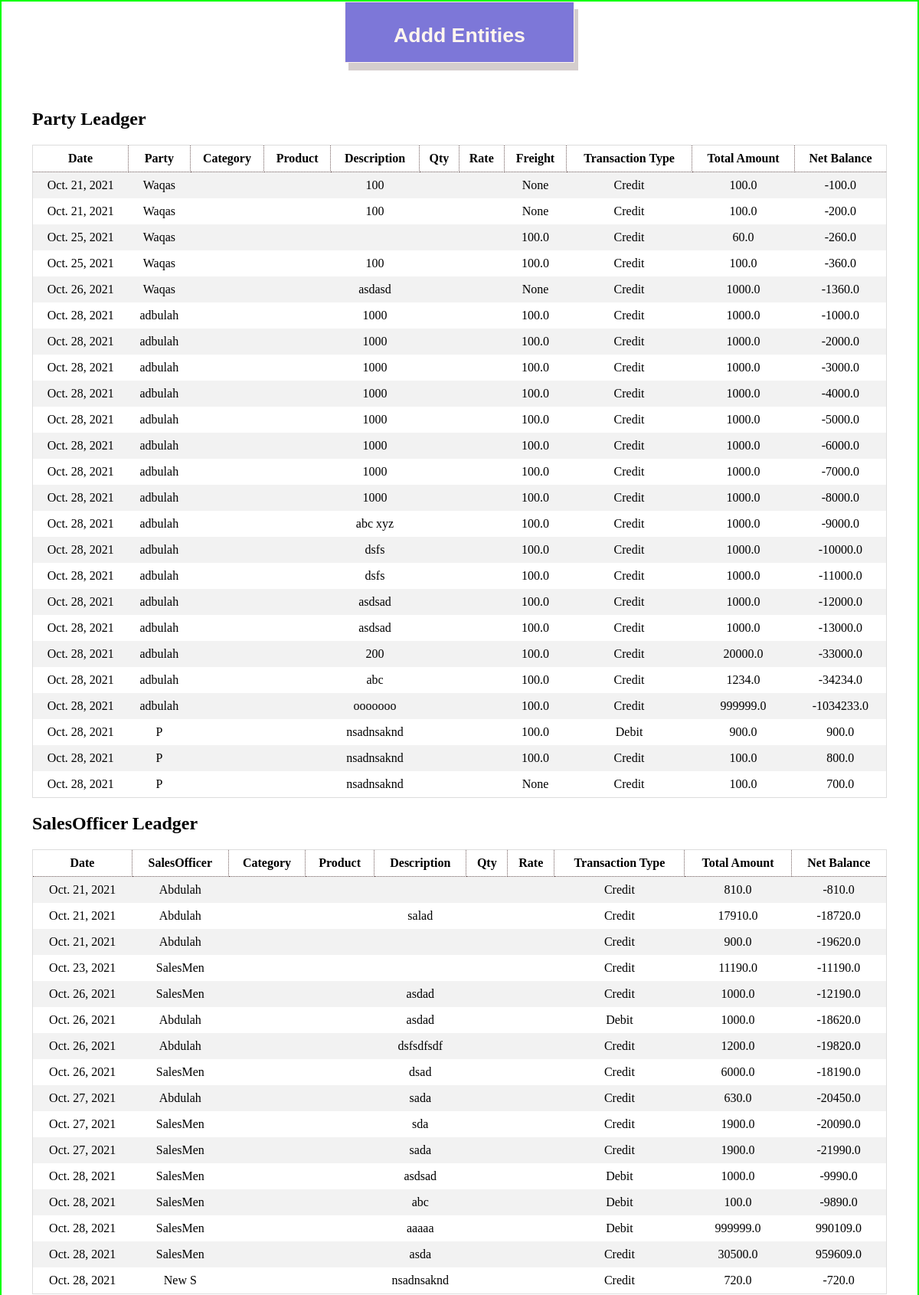
The page /apis/test (upper part) on the database its author committed.
### app/models.py (models this page shows, shortened)
class Ledger(models.Model):
    date = models.DateField(default=timezone.now, blank=True)
    description = models.CharField(max_length=50, null=True)
    transaction_type = models.CharField(max_length=50, choices=(
        ('Debit', 'Debit'), ('Credit', 'Credit')))
    total_amount = models.FloatField(null=True)
    net_balance = models.FloatField(blank=True, default=0.0)

class PartyLedger(Ledger):
    party = models.ForeignKey(Party,on_delete=models.CASCADE)
    sales_officer = models.ForeignKey(SalesOfficer, on_delete=models.CASCADE,null=True,blank=True)
    freight = models.FloatField(blank=True,null=True)

class Ledger(models.Model):
    date = models.DateField(default=timezone.now, blank=True)
    description = models.CharField(max_length=50, null=True)
    transaction_type = models.CharField(max_length=50, choices=(
        ('Debit', 'Debit'), ('Credit', 'Credit')))
    total_amount = models.FloatField(null=True)
    net_balance = models.FloatField(blank=True, default=0.0)

class Party(models.Model):
    ref_id = models.IntegerField(blank=True,null=True)
    name = models.CharField(max_length=30, unique=True)
    email = models.EmailField(max_length=30, unique=True)
    area = models.CharField(max_length=300)
    zone = models.CharField(max_length=300)
    region = models.CharField(max_length=300)
    contact = models.CharField(max_length=13)
    discount = models.ForeignKey(DiscountCategory,on_delete=models.CASCADE)
    sale_officer = models.ForeignKey(SalesOfficer,on_delete=models.CASCADE)
    category = models.ForeignKey(Category,on_delete=models.SET_NULL,null=True)
    creditLimit = models.FloatField()
    salesTarget = models.FloatField()
    opening_Balance = models.FloatField()
    current_Balance = models.FloatField(blank=True, null=True)
    SCI = models.FileField(null=True,blank=True,upload_to='Security Check Images')
    TOR = models.FileField(null=True,blank=True,upload_to='Terms of Recoreds')
    date = models.DateField(default=timezone.now, blank=True)
    def __str__(self):
        return self.name

class SalesOfficerLedger(Ledger):
    sales_officer = models.ForeignKey(SalesOfficer, on_delete=models.CASCADE)
    party_order = models.IntegerField(null=True,blank=True)

class SalesOfficer(models.Model):
    name = models.CharField(max_length=200,unique=True)
    commission = models.FloatField(default=0.0)
    contact = models.CharField(max_length=13)
    opening_Balance = models.FloatField()
    current_Balance = models.FloatField(blank=True, null=True)
    user = models.OneToOneField(User,on_delete=models.CASCADE)
    date = models.DateField(default=timezone.now, blank=True)
    def __str__(self):
        return self.name

### app/views.py (the view)
# urls.py: path('test',views.Test),
def Test(request):
    party = m.PartyLedger.objects.all()
    salesofficer = m.SalesOfficerLedger.objects.all()
    sales = m.SalesLedger.objects.all()
    bank = m.BankLedger.objects.all()
    freight = m.FreightLedger.objects.all()
    discount = m.DiscountLedger.objects.all()
    cleariing = m.ClearingLedger.objects.all()
    cash = m.CashLedger.objects.all()
    incentive = m.IncentiveLedger.objects.all()
    response_dict = {'Party':party,'SalesOfficer':salesofficer,'Sales':sales,'Bank':bank,'Freight':freight
                    ,'Discount':discount,'Cash':cash,'Clearing':cleariing,'Incentive':incentive }
    return render(request,'test.html',response_dict)

### app/models.py (called while the page is built)
    def __str__(self):
        return self.name

### app/templates/test.html (shortened to what this page needs)
<!DOCTYPE html>
<html>
<head>
</head>
<body>
    <div style="width: 100wh;text-align: center;">
        <div>
            <button class='addBtn' onclick="Add()" id='btn'>
                <h1>Addd Entities</h1>
            </button>
        </div>
    </div>
    <div class="container">
        <h2>Party Leadger</h2>
        <div style="overflow-x:auto;">
            <table>
                <tr>
                    <th>Date</th>
                    <th>Party</th>
                    <th>Category</th>
                    <th>Product</th>
                    <th>Description</th>
                    <th>Qty</th>
                    <th>Rate</th>
                    <th>Freight</th>
                    <th>Transaction Type</th>
                    <th>Total Amount</th>
                    <th>Net Balance</th>
                </tr>
                {% for r in Party %}
                <tr>
                    <td>{{r.date}}</td>
                    <td>{{r.party}}</td>
                    <td>{{r.category}}</td>
                    <td>{{r.product}}</td>
                    <td>{{r.description}}</td>
                    <td>{{r.qty}}</td>
                    <td>{{r.rate}}</td>
                    <td>{{r.freight}}</td>
                    <td>{{r.transaction_type}}</td>
                    <td>{{r.total_amount}}</td>
                    <td>{{r.net_balance}}</td>
                </tr>
                {% endfor %}
            </table>
        </div>
        <h2>SalesOfficer Leadger</h2>
        <div style="overflow-x:auto;">
            <table>
                <tr>
                    <th>Date</th>
                    <th>SalesOfficer</th>
                    <th>Category</th>
                    <th>Product</th>
                    <th>Description</th>
                    <th>Qty</th>
                    <th>Rate</th>
                    <th>Transaction Type</th>
                    <th>Total Amount</th>
                    <th>Net Balance</th>
                </tr>
                {% for r in SalesOfficer %}
                <tr>
                    <td>{{r.date}}</td>
                    <td>{{r.sales_officer}}</td>
                    <td>{{r.category}}</td>
                    <td>{{r.product}}</td>
                    <td>{{r.description}}</td>
                    <td>{{r.qty}}</td>
                    <td>{{r.rate}}</td>
                    <td>{{r.transaction_type}}</td>
                    <td>{{r.total_amount}}</td>
                    <td>{{r.net_balance}}</td>
                </tr>
                {% endfor %}
            </table>
        </div>
    </div>
</body>
</html>

### app/templates/test.html (style rules this page uses)
table { border-collapse: collapse; border-spacing: 0; width: 100%; border: 1px solid #ddd; }
th { border: 1px dotted rgb(112, 92, 92); }
th, td { text-align: center; padding: 8px; }
tr:nth-child(even) { background-color: #f2f2f2 }
.addBtn { border: 1px solid; padding: 10px; box-shadow: 5px 10px #d4cdcd; width: 25vw; height: 80px; background-color: rgb(125, 119, 216); color: seashell; font-weight: 600; }
.container { padding: 40px; }
body { border: 2px double rgb(0, 255, 0); margin: 0; padding: 0; }

### rows shown on the page
PartyLedger: date "Oct. 21, 2021", party "Waqas", description "100", freight "None", transaction_type "Credit", total_amount "100.0", net_balance "-100.0"
PartyLedger: date "Oct. 21, 2021", party "Waqas", description "100", freight "None", transaction_type "Credit", total_amount "100.0", net_balance "-200.0"
PartyLedger: date "Oct. 25, 2021", party "Waqas", freight "100.0", transaction_type "Credit", total_amount "60.0", net_balance "-260.0"
PartyLedger: date "Oct. 25, 2021", party "Waqas", description "100", freight "100.0", transaction_type "Credit", total_amount "100.0", net_balance "-360.0"
PartyLedger: date "Oct. 26, 2021", party "Waqas", description "asdasd", freight "None", transaction_type "Credit", total_amount "1000.0", net_balance "-1360.0"
PartyLedger: date "Oct. 28, 2021", party "adbulah", description "1000", freight "100.0", transaction_type "Credit", total_amount "1000.0", net_balance "-1000.0"
PartyLedger: date "Oct. 28, 2021", party "adbulah", description "1000", freight "100.0", transaction_type "Credit", total_amount "1000.0", net_balance "-2000.0"
PartyLedger: date "Oct. 28, 2021", party "adbulah", description "1000", freight "100.0", transaction_type "Credit", total_amount "1000.0", net_balance "-3000.0"
PartyLedger: date "Oct. 28, 2021", party "adbulah", description "1000", freight "100.0", transaction_type "Credit", total_amount "1000.0", net_balance "-4000.0"
PartyLedger: date "Oct. 28, 2021", party "adbulah", description "1000", freight "100.0", transaction_type "Credit", total_amount "1000.0", net_balance "-5000.0"
PartyLedger: date "Oct. 28, 2021", party "adbulah", description "1000", freight "100.0", transaction_type "Credit", total_amount "1000.0", net_balance "-6000.0"
PartyLedger: date "Oct. 28, 2021", party "adbulah", description "1000", freight "100.0", transaction_type "Credit", total_amount "1000.0", net_balance "-7000.0"
PartyLedger: date "Oct. 28, 2021", party "adbulah", description "1000", freight "100.0", transaction_type "Credit", total_amount "1000.0", net_balance "-8000.0"
PartyLedger: date "Oct. 28, 2021", party "adbulah", description "abc xyz", freight "100.0", transaction_type "Credit", total_amount "1000.0", net_balance "-9000.0"
PartyLedger: date "Oct. 28, 2021", party "adbulah", description "dsfs", freight "100.0", transaction_type "Credit", total_amount "1000.0", net_balance "-10000.0"
PartyLedger: date "Oct. 28, 2021", party "adbulah", description "dsfs", freight "100.0", transaction_type "Credit", total_amount "1000.0", net_balance "-11000.0"
PartyLedger: date "Oct. 28, 2021", party "adbulah", description "asdsad", freight "100.0", transaction_type "Credit", total_amount "1000.0", net_balance "-12000.0"
PartyLedger: date "Oct. 28, 2021", party "adbulah", description "asdsad", freight "100.0", transaction_type "Credit", total_amount "1000.0", net_balance "-13000.0"
PartyLedger: date "Oct. 28, 2021", party "adbulah", description "200", freight "100.0", transaction_type "Credit", total_amount "20000.0", net_balance "-33000.0"
PartyLedger: date "Oct. 28, 2021", party "adbulah", description "abc", freight "100.0", transaction_type "Credit", total_amount "1234.0", net_balance "-34234.0"
PartyLedger: date "Oct. 28, 2021", party "adbulah", description "ooooooo", freight "100.0", transaction_type "Credit", total_amount "999999.0", net_balance "-1034233.0"
PartyLedger: date "Oct. 28, 2021", party "P", description "nsadnsaknd", freight "100.0", transaction_type "Debit", total_amount "900.0", net_balance "900.0"
PartyLedger: date "Oct. 28, 2021", party "P", description "nsadnsaknd", freight "100.0", transaction_type "Credit", total_amount "100.0", net_balance "800.0"
PartyLedger: date "Oct. 28, 2021", party "P", description "nsadnsaknd", freight "None", transaction_type "Credit", total_amount "100.0", net_balance "700.0"
SalesOfficerLedger: date "Oct. 21, 2021", sales_officer "Abdulah", transaction_type "Credit", total_amount "810.0", net_balance "-810.0"
SalesOfficerLedger: date "Oct. 21, 2021", sales_officer "Abdulah", description "salad", transaction_type "Credit", total_amount "17910.0", net_balance "-18720.0"
SalesOfficerLedger: date "Oct. 21, 2021", sales_officer "Abdulah", transaction_type "Credit", total_amount "900.0", net_balance "-19620.0"
SalesOfficerLedger: date "Oct. 23, 2021", sales_officer "SalesMen", transaction_type "Credit", total_amount "11190.0", net_balance "-11190.0"
SalesOfficerLedger: date "Oct. 26, 2021", sales_officer "SalesMen", description "asdad", transaction_type "Credit", total_amount "1000.0", net_balance "-12190.0"
SalesOfficerLedger: date "Oct. 26, 2021", sales_officer "Abdulah", description "asdad", transaction_type "Debit", total_amount "1000.0", net_balance "-18620.0"
SalesOfficerLedger: date "Oct. 26, 2021", sales_officer "Abdulah", description "dsfsdfsdf", transaction_type "Credit", total_amount "1200.0", net_balance "-19820.0"
SalesOfficerLedger: date "Oct. 26, 2021", sales_officer "SalesMen", description "dsad", transaction_type "Credit", total_amount "6000.0", net_balance "-18190.0"
SalesOfficerLedger: date "Oct. 27, 2021", sales_officer "Abdulah", description "sada", transaction_type "Credit", total_amount "630.0", net_balance "-20450.0"
SalesOfficerLedger: date "Oct. 27, 2021", sales_officer "SalesMen", description "sda", transaction_type "Credit", total_amount "1900.0", net_balance "-20090.0"
SalesOfficerLedger: date "Oct. 27, 2021", sales_officer "SalesMen", description "sada", transaction_type "Credit", total_amount "1900.0", net_balance "-21990.0"
SalesOfficerLedger: date "Oct. 28, 2021", sales_officer "SalesMen", description "asdsad", transaction_type "Debit", total_amount "1000.0", net_balance "-9990.0"
SalesOfficerLedger: date "Oct. 28, 2021", sales_officer "SalesMen", description "abc", transaction_type "Debit", total_amount "100.0", net_balance "-9890.0"
SalesOfficerLedger: date "Oct. 28, 2021", sales_officer "SalesMen", description "aaaaa", transaction_type "Debit", total_amount "999999.0", net_balance "990109.0"
SalesOfficerLedger: date "Oct. 28, 2021", sales_officer "SalesMen", description "asda", transaction_type "Credit", total_amount "30500.0", net_balance "959609.0"
SalesOfficerLedger: date "Oct. 28, 2021", sales_officer "New S", description "nsadnsaknd", transaction_type "Credit", total_amount "720.0", net_balance "-720.0"
